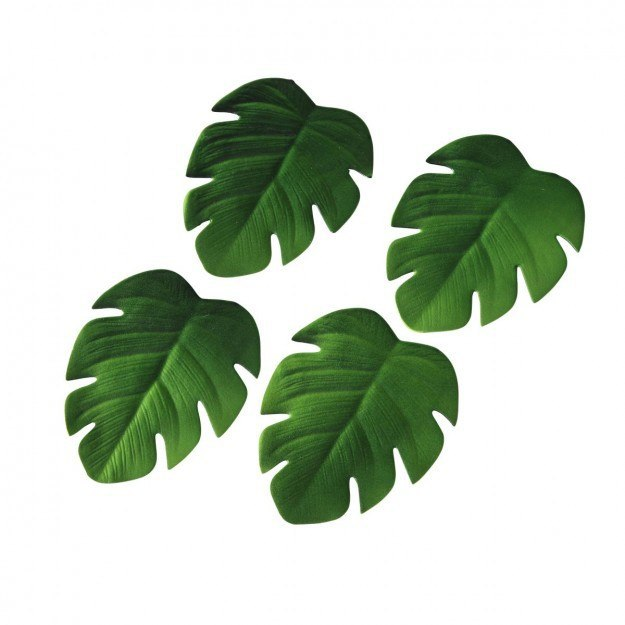
#> input picture Practico_5/hojas.jpg, 625 x 625 px
$ python Practico_5A.py
#> lines starting #> are read from the running program, lines starting #| are printed output that depends on the picture
import cv2
import numpy as np
from math import sin,cos,radians

def transformacionEuclidiana(angulo,tx,ty):
	#tx: Traslacion en x
	#ty: Traslacion en y
	matriz=np.array([[cos(radians(angulo)),sin(radians(angulo)),tx],[-sin(radians(angulo)),cos(radians(angulo)),ty]]) #Transformacion euclidiana
	return matriz


imgIn=cv2.imread('hojas.jpg',1)
#> imgIn is the input picture: shape (625, 625, 3); mean B, G, R 192.2, 207.4, 196.3

(h,w)=(imgIn.shape[0],imgIn.shape[1]) #Tamaño de imagen de salida
#> h = 625; w = 625
M=transformacionEuclidiana(90,0,w)
#> M = [[6.12e-17, 1, 0], [-1, 6.12e-17, 625]]
imgOut=cv2.warpAffine(imgIn,M,(h,w)) #Imagen de salida
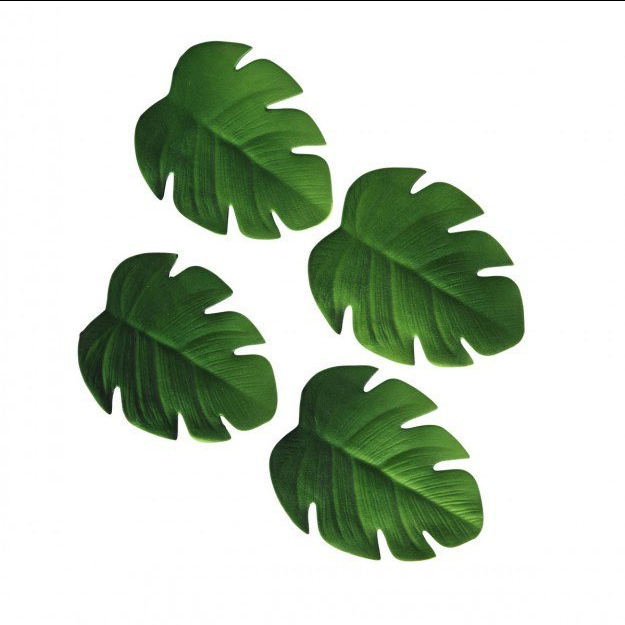
#> imgOut: shape (625, 625, 3); mean B, G, R 191.8, 207, 195.9

cv2.imwrite('ResultadoA.jpg',imgOut)
